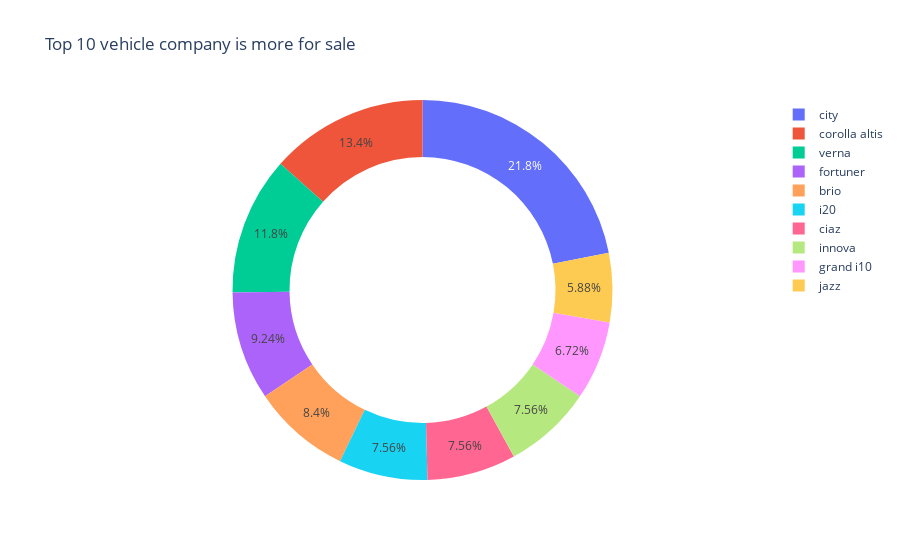

The cell this chart's notebook holds for it:
### Markdown cell above
2. which top 10 vehicle company is in more for sale ?

### Code cell
import plotly.express as px

px.pie(data_frame = dataset ,names = dataset.Car_Name.value_counts().head(10).index, values = dataset.Car_Name.value_counts().values[0:10],
      title = "Top 10 vehicle company is more for sale",hole = 0.7
      )

### Figure 1 — Plotly figure (JSON) as saved in the notebook; plotly's stock layout.template omitted (floating-point values rounded to 4 significant figures)
{"data": [{"domain": {"x": [0, 1], "y": [0, 1]}, "hole": 0.7, "hovertemplate": "label=%{label}<br>value=%{value}<extra></extra>", "labels": ["city", "corolla altis", "verna", "fortuner", "brio", "i20", "ciaz", "innova", "grand i10", "jazz"], "legendgroup": "", "name": "", "showlegend": true, "type": "pie", "values": [26, 16, 14, 11, 10, 9, 9, 9, 8, 7]}], "layout": {"legend": {"tracegroupgap": 0}, "title": {"text": "Top 10 vehicle company is more for sale"}}}
